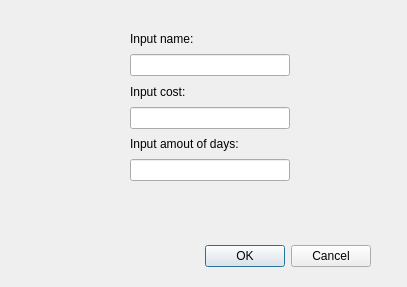
<?xml version="1.0" encoding="UTF-8"?>
<ui version="4.0">
 <class>inputDialog</class>
 <widget class="QDialog" name="inputDialog">
  <property name="geometry">
   <rect>
    <x>0</x>
    <y>0</y>
    <width>407</width>
    <height>287</height>
   </rect>
  </property>
  <property name="windowTitle">
   <string>Dialog</string>
  </property>
  <widget class="QDialogButtonBox" name="buttonBox">
   <property name="geometry">
    <rect>
     <x>30</x>
     <y>240</y>
     <width>341</width>
     <height>32</height>
    </rect>
   </property>
   <property name="orientation">
    <enum>Qt::Horizontal</enum>
   </property>
   <property name="standardButtons">
    <set>QDialogButtonBox::Cancel|QDialogButtonBox::Ok</set>
   </property>
  </widget>
  <widget class="QWidget" name="verticalLayoutWidget">
   <property name="geometry">
    <rect>
     <x>130</x>
     <y>30</y>
     <width>160</width>
     <height>151</height>
    </rect>
   </property>
   <layout class="QVBoxLayout" name="verticalLayout">
    <item>
     <widget class="QLabel" name="label">
      <property name="text">
       <string>Input name:</string>
      </property>
     </widget>
    </item>
    <item>
     <widget class="QLineEdit" name="nameEdit"/>
    </item>
    <item>
     <widget class="QLabel" name="label_2">
      <property name="text">
       <string>Input cost:</string>
      </property>
     </widget>
    </item>
    <item>
     <widget class="QLineEdit" name="costEdit"/>
    </item>
    <item>
     <widget class="QLabel" name="label_3">
      <property name="text">
       <string>Input amout of days:</string>
      </property>
     </widget>
    </item>
    <item>
     <widget class="QLineEdit" name="daysEdit"/>
    </item>
   </layout>
  </widget>
 </widget>
 <resources/>
 <connections>
  <connection>
   <sender>buttonBox</sender>
   <signal>accepted()</signal>
   <receiver>inputDialog</receiver>
   <slot>accept()</slot>
   <hints>
    <hint type="sourcelabel">
     <x>248</x>
     <y>254</y>
    </hint>
    <hint type="destinationlabel">
     <x>157</x>
     <y>274</y>
    </hint>
   </hints>
  </connection>
  <connection>
   <sender>buttonBox</sender>
   <signal>rejected()</signal>
   <receiver>inputDialog</receiver>
   <slot>reject()</slot>
   <hints>
    <hint type="sourcelabel">
     <x>316</x>
     <y>260</y>
    </hint>
    <hint type="destinationlabel">
     <x>286</x>
     <y>274</y>
    </hint>
   </hints>
  </connection>
 </connections>
</ui>
